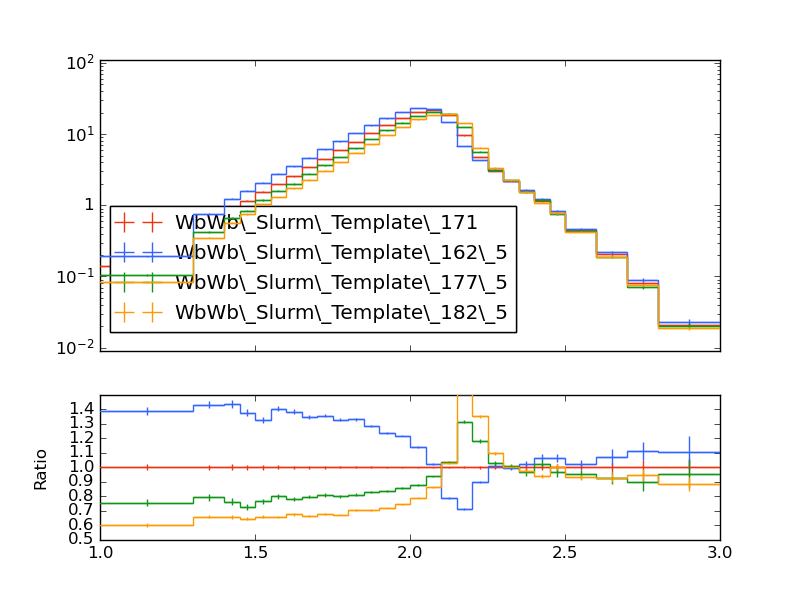

The Python source for this figure:
#! /usr/bin/env python

# This Python script was auto-generated using YODA v2.0.1.
# Analysis object: /WbWb_singlelepton/m_bl_log_fine
# Timestamp: 12-01-2026 (12:51:18)

import matplotlib as mpl
import matplotlib.pyplot as plt
mpl.use('Agg') # comment out for interactive use
import os
import numpy as np

plotDir = os.path.split(os.path.realpath(__file__))[0]
if 'YODA_USER_PLOT_PATH' in globals():
    plot_outdir = globals()['YODA_USER_PLOT_PATH']
else:
    plot_outdir = plotDir

#plot style
plt.style.use(os.path.join(plotDir, '../default.mplstyle'))

plt.rcParams['text.usetex'] = False
plt.style.use(['classic'])
plt.rc('font', family='DejaVu Sans')
# plot metadata
figW, figH = plt.rcParams['figure.figsize']
ax_xLabel = r''
ax_yLabel = r''
ax_title  = r''
ax_xScale = 'linear'
ax_yScale = 'log'
xLims = (1.0, 3.0)
yLims = (0.009000000000000001, 110.00000000000001)

# TeX-friendly labels for the legend
labels = {
    'legend' : ([ r"WbWb\_Slurm\_Template\_171", r"WbWb\_Slurm\_Template\_162\_5", r"WbWb\_Slurm\_Template\_177\_5", r"WbWb\_Slurm\_Template\_182\_5" ], r""),
}

# Adjust canvas width and height
canvasW = 10.0
canvasH = 9.0
figW *= canvasW/10.
figH *= canvasH/9.

# Create figure and axis objects
fig, (ax, ratio0_ax) = plt.subplots(2, 1, sharex=True,
                  figsize=(figW,figH), gridspec_kw={'height_ratios': (6.0, 3.0)})

# Set figure margins
plt.subplots_adjust(
    left   = 1.0 * plt.rcParams['figure.subplot.left'],
    right  = 1.0 * plt.rcParams['figure.subplot.right'],
    top    = 1.0 * plt.rcParams['figure.subplot.top'],
    bottom = 1.0 * plt.rcParams['figure.subplot.bottom'])

ratio0_ax.yaxis.set_major_locator(mpl.ticker.MultipleLocator(0.1))
ratio0_ax.set_ylim(0.5, 1.4999)
ratio0_ax.set_ylabel('Ratio')

# the numerical data is stored in a separate file
dataf = dict()
prefix = os.path.split(__file__)[0]
if prefix:    prefix = prefix + '/'
exec(open(prefix+'m_bl_log_fine__data.py').read(), dataf)


legend_handles = dict() # keep track of handles for the legend

# style options for curves
# starts at zorder>=5 to draw curve on top of legend
styles = {
  'WbWb_LO_PS_Had_171/Analysis/WbWb_Slurm_Template_171.yoda.gz': {
    'color' : '#EE3311',
    'linestyle' : '-',
    'linewidth' : 1,
    'marker' : 'none',
    'markersize' : 2,
    'capsize' : 0.0,
    'zorder' : 5,
    'histstyle' : 1,
    'drawstyle' : 'steps-pre',
    'xerrorbars' : 1,
    'yerrorbars' : 1,
    'fillcolor' : None,
    'fillopacity' : 1.0,
    'ratio0_linestyle' : '-',
    'ratio0_linewidth' : 1,
    'ratio0_marker' : 'none',
    'ratio0_markersize' : 2,
    'ratio0_capsize' : 0.0,
    'ratio0_zorder' : 5,
    'ratio0_histstyle' : 1,
    'ratio0_drawstyle' : 'steps-pre',
    'ratio0_xerrorbars' : 1,
    'ratio0_yerrorbars' : 1,
  },
  'WbWb_LO_PS_Had_162/Analysis/WbWb_Slurm_Template_162_5.yoda.gz': {
    'color' : '#3366FF',
    'linestyle' : '-',
    'linewidth' : 1,
    'marker' : 'none',
    'markersize' : 2,
    'capsize' : 0.0,
    'zorder' : 6,
    'histstyle' : 1,
    'drawstyle' : 'steps-pre',
    'xerrorbars' : 1,
    'yerrorbars' : 1,
    'fillcolor' : None,
    'fillopacity' : 1.0,
    'ratio0_linestyle' : '-',
    'ratio0_linewidth' : 1,
    'ratio0_marker' : 'none',
    'ratio0_markersize' : 2,
    'ratio0_capsize' : 0.0,
    'ratio0_zorder' : 6,
    'ratio0_histstyle' : 1,
    'ratio0_drawstyle' : 'steps-pre',
    'ratio0_xerrorbars' : 1,
    'ratio0_yerrorbars' : 1,
  },
  'WbWb_LO_PS_Had_177/Analysis/WbWb_Slurm_Template_177_5.yoda.gz': {
    'color' : '#109618',
    'linestyle' : '-',
    'linewidth' : 1,
    'marker' : 'none',
    'markersize' : 2,
    'capsize' : 0.0,
    'zorder' : 7,
    'histstyle' : 1,
    'drawstyle' : 'steps-pre',
    'xerrorbars' : 1,
    'yerrorbars' : 1,
    'fillcolor' : None,
    'fillopacity' : 1.0,
    'ratio0_linestyle' : '-',
    'ratio0_linewidth' : 1,
    'ratio0_marker' : 'none',
    'ratio0_markersize' : 2,
    'ratio0_capsize' : 0.0,
    'ratio0_zorder' : 7,
    'ratio0_histstyle' : 1,
    'ratio0_drawstyle' : 'steps-pre',
    'ratio0_xerrorbars' : 1,
    'ratio0_yerrorbars' : 1,
  },
  'WbWb_LO_PS_Had_182/Analysis/WbWb_Slurm_Template_182_5.yoda.gz': {
    'color' : '#FF9900',
    'linestyle' : '-',
    'linewidth' : 1,
    'marker' : 'none',
    'markersize' : 2,
    'capsize' : 0.0,
    'zorder' : 8,
    'histstyle' : 1,
    'drawstyle' : 'steps-pre',
    'xerrorbars' : 1,
    'yerrorbars' : 1,
    'fillcolor' : None,
    'fillopacity' : 1.0,
    'ratio0_linestyle' : '-',
    'ratio0_linewidth' : 1,
    'ratio0_marker' : 'none',
    'ratio0_markersize' : 2,
    'ratio0_capsize' : 0.0,
    'ratio0_zorder' : 8,
    'ratio0_histstyle' : 1,
    'ratio0_drawstyle' : 'steps-pre',
    'ratio0_xerrorbars' : 1,
    'ratio0_yerrorbars' : 1,
  },
}

# curve from input yoda files in main panel
for label, yvals in dataf['yvals'].items():
    if all(np.isnan(v) for v in dataf['yvals'][label]):
        continue
    tmp = None
    if styles[label]['histstyle']: # draw as histogram
        xpos = dataf['xedges'][label] if styles[label]['drawstyle'] else dataf['xpoints'][label]
        ypos = np.insert(yvals, 0, yvals[0]) if styles[label]['drawstyle'] else yvals
        if styles[label]['fillcolor']: # fill area below curve
            ax.fill_between(xpos, ypos, step='pre',
                            color=styles[label]['fillcolor'],
                            alpha=styles[label]['fillopacity'])
        tmp, = ax.plot(xpos, ypos,
                       color=styles[label]['color'],
                       linestyle=styles[label]['linestyle'],
                       linewidth=styles[label]['linewidth'],
                       drawstyle=styles[label]['drawstyle'], solid_joinstyle='miter',
                       zorder=styles[label]['zorder'], label=label)
    tmp = ax.errorbar(dataf['xpoints'][label], yvals,
                      xerr=np.array(dataf['xerrs'][label])*styles[label]['xerrorbars'],
                      yerr=np.array(dataf['yerrs'][label])*styles[label]['yerrorbars'],
                      fmt=styles[label]['marker'], capsize=styles[label]['capsize'],
                      markersize=styles[label]['markersize'],
                      ecolor=styles[label]['color'],
                      color=styles[label]['color'], zorder=styles[label]['zorder'])
    tmp[-1][0].set_linestyle(styles[label]['linestyle'])
    tmp[-1][0].set_linewidth(styles[label]['linewidth'])
    if label in dataf['add_legend_handle']:  legend_handles[label] = tmp
    for varLabel in dataf['variation_yvals'].keys():
        if varLabel.startswith(label):
            tmp, = ax.plot(dataf['xedges'][label], dataf['variation_yvals'][varLabel],
                           color=styles[label]['color'],
                           linestyle=styles[label]['linestyle'],
                           linewidth=styles[label]['linewidth'],
                           drawstyle='steps-pre', solid_joinstyle='miter',
                           zorder=styles[label]['zorder'], alpha=0.5)


# plots on ratio panel
# curve from input yoda files in ratio panel
for label, yvals in dataf['ratio0_yvals'].items():
    if all(np.isnan(v) for v in yvals):
        continue
    if styles[label]['ratio0_histstyle']: # plot as histogram
        xpos = dataf['xedges']['WbWb_LO_PS_Had_171/Analysis/WbWb_Slurm_Template_171.yoda.gz'] if styles[label]['ratio0_drawstyle'] else dataf['xpoints']['WbWb_LO_PS_Had_171/Analysis/WbWb_Slurm_Template_171.yoda.gz']
        ypos = np.insert(yvals, 0, yvals[0]) if styles[label]['ratio0_drawstyle'] else yvals
        ratio0_ax.plot(xpos, ypos,
                       color=styles[label]['color'],
                       linewidth=styles[label]['linewidth'],
                       linestyle=styles[label]['ratio0_linestyle'],
                       drawstyle=styles[label]['ratio0_drawstyle'], zorder=styles[label]['zorder'],
                       solid_joinstyle='miter')
    tmp = ratio0_ax.errorbar(dataf['xpoints']['WbWb_LO_PS_Had_171/Analysis/WbWb_Slurm_Template_171.yoda.gz'], yvals,
                             xerr=np.array(dataf['ref_xerrs'])*styles[label]['ratio0_xerrorbars'],
                             yerr=np.array(dataf['ratio0_yerrs'][label])*styles[label]['ratio0_yerrorbars'],
                             fmt=styles[label]['ratio0_marker'], capsize=styles[label]['ratio0_capsize'],
                             markersize=styles[label]['ratio0_markersize'],
                             ecolor=styles[label]['color'],
                             color=styles[label]['color'])
    tmp[-1][0].set_linestyle(styles[label]['ratio0_linestyle'])
    tmp[-1][0].set_linewidth(styles[label]['ratio0_linewidth'])

    for varlabel in dataf['ratio0_variation_vals'].keys():
        if varlabel.startswith(label):
            ratio0_ax.plot(dataf['xedges']['WbWb_LO_PS_Had_171/Analysis/WbWb_Slurm_Template_171.yoda.gz'],
                            dataf['ratio0_variation_vals'][varlabel],
                            color=styles[label]['color'],
                            linestyle=styles[label]['linestyle'],
                            linewidth=styles[label]['linewidth'],
                            drawstyle='steps-pre', solid_joinstyle='miter',
                            zorder=1, alpha=0.5)

legend_items = list(legend_handles.values())
ax.add_artist(ax.legend(legend_items,
                        labels['legend'][0],
                        title=labels['legend'][1],
                        alignment='left',
                        loc='lower left',
                        bbox_to_anchor=(0.0, 0.03)))

# set plot metadata as defined above
ratio0_ax.set_xlabel(ax_xLabel)
ratio0_ax.xaxis.set_label_coords(1., -0.15)
ax.set_ylabel(ax_yLabel, ha='right', va='top')
ax.yaxis.set_label_coords(-0.11, 1.0)
ax.set_title(ax_title, loc='left')
ax.set_xscale(ax_xScale)
ax.set_yscale(ax_yScale)
ax.set_xlim(xLims)
ax.set_ylim(yLims)

# tick formatting
plt.rcParams['xtick.top'] = True
plt.rcParams['ytick.right'] = True
ax.yaxis.set_major_locator(mpl.ticker.LogLocator(base=10.0, numticks=np.inf))
ax.yaxis.set_minor_locator(mpl.ticker.LogLocator(
                           base=10.0, subs=np.arange(0.1, 1, 0.1), numticks=np.inf))
fig.align_ylabels((ax, ratio0_ax))
plt.savefig(os.path.join(plot_outdir, 'm_bl_log_fine.pdf'), format='PDF')
plt.savefig(os.path.join(plot_outdir, 'm_bl_log_fine.png'), format='PNG')

plt.close(fig)
